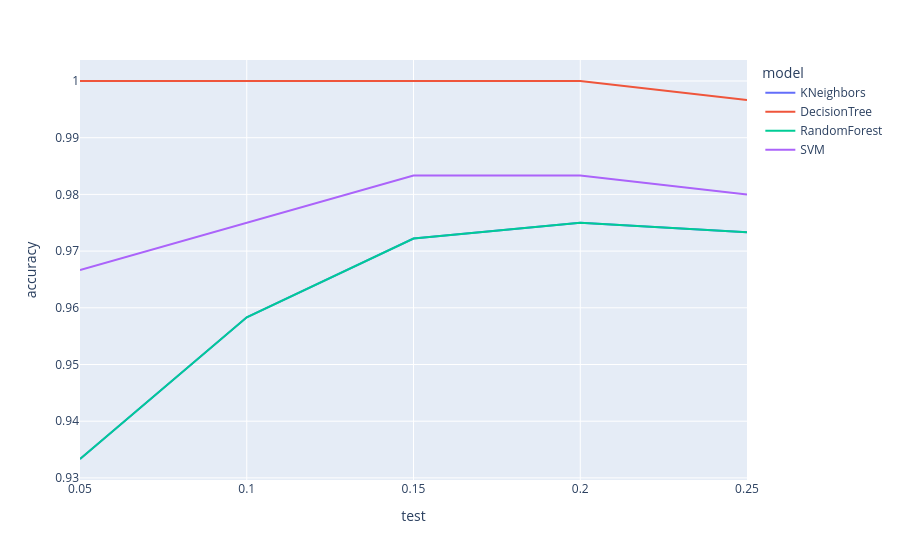

Notebook code for this chart:
### Code cell
import plotly.express as px
import plotly.io as pio
pio.renderers.default='jupyterlab'
plt.figure(figsize=(10,8))
df = df.dropna()
x = pd.get_dummies(df.drop(['depression_label'] , axis=1) , drop_first=True)
y = df['depression_label']

size=[0.05 , 0.10 , 0.15 , 0.20 , 0.25]
d = {'model':[] , 'accuracy':[] , 'test':[]}

for i in size:
    x_train , x_test , y_train , y_test = train_test_split(x,y,test_size=i , random_state=42)
    
    d['model'].append('KNeighbors')
    d['test'].append(i)
    knn = KNeighborsClassifier(n_neighbors=29)
    knn.fit(x_train , y_train)
    d['accuracy'].append(accuracy_score(y_test ,knn.predict(x_test)))

    d['model'].append('DecisionTree')
    d['test'].append(i)
    dt = DecisionTreeClassifier(criterion='entropy' , max_depth=4 , random_state=42)
    dt.fit(x_train , y_train)
    d['accuracy'].append(accuracy_score(y_test , dt.predict(x_test)))

    d['model'].append('RandomForest')
    d['test'].append(i)
    rf = RandomForestClassifier(n_estimators=100 , max_depth=4 , random_state=42)
    rf.fit(x_train,y_train)
    d['accuracy'].append(accuracy_score(y_test , rf.predict(x_test)))

    d['model'].append('SVM')
    d['test'].append(i)
    svm = SVC(C=10 , kernel='rbf' , random_state=42)
    svm.fit(x_train , y_train)
    d['accuracy'].append(accuracy_score(y_test , svm.predict(x_test)))

new = pd.DataFrame(d)
px.line(data_frame=new , x='test' , y='accuracy' , color='model')

### Figure 1 — Plotly figure (JSON) as saved in the notebook; plotly's stock layout.template omitted (floating-point values rounded to 4 significant figures)
{"data": [{"hovertemplate": "model=KNeighbors<br>test=%{x}<br>accuracy=%{y}<extra></extra>", "legendgroup": "KNeighbors", "line": {"color": "#636efa", "dash": "solid"}, "marker": {"symbol": "circle"}, "mode": "lines", "name": "KNeighbors", "orientation": "v", "showlegend": true, "type": "scatter", "x": [0.05, 0.1, 0.15, 0.2, 0.25], "xaxis": "x", "y": [0.9333, 0.9583, 0.9722, 0.975, 0.9733], "yaxis": "y"}, {"hovertemplate": "model=DecisionTree<br>test=%{x}<br>accuracy=%{y}<extra></extra>", "legendgroup": "DecisionTree", "line": {"color": "#EF553B", "dash": "solid"}, "marker": {"symbol": "circle"}, "mode": "lines", "name": "DecisionTree", "orientation": "v", "showlegend": true, "type": "scatter", "x": [0.05, 0.1, 0.15, 0.2, 0.25], "xaxis": "x", "y": [1, 1, 1, 1, 0.9967], "yaxis": "y"}, {"hovertemplate": "model=RandomForest<br>test=%{x}<br>accuracy=%{y}<extra></extra>", "legendgroup": "RandomForest", "line": {"color": "#00cc96", "dash": "solid"}, "marker": {"symbol": "circle"}, "mode": "lines", "name": "RandomForest", "orientation": "v", "showlegend": true, "type": "scatter", "x": [0.05, 0.1, 0.15, 0.2, 0.25], "xaxis": "x", "y": [0.9333, 0.9583, 0.9722, 0.975, 0.9733], "yaxis": "y"}, {"hovertemplate": "model=SVM<br>test=%{x}<br>accuracy=%{y}<extra></extra>", "legendgroup": "SVM", "line": {"color": "#ab63fa", "dash": "solid"}, "marker": {"symbol": "circle"}, "mode": "lines", "name": "SVM", "orientation": "v", "showlegend": true, "type": "scatter", "x": [0.05, 0.1, 0.15, 0.2, 0.25], "xaxis": "x", "y": [0.9667, 0.975, 0.9833, 0.9833, 0.98], "yaxis": "y"}], "layout": {"legend": {"title": {"text": "model"}, "tracegroupgap": 0}, "margin": {"t": 60}, "xaxis": {"anchor": "y", "domain": [0, 1], "title": {"text": "test"}}, "yaxis": {"anchor": "x", "domain": [0, 1], "title": {"text": "accuracy"}}}}
